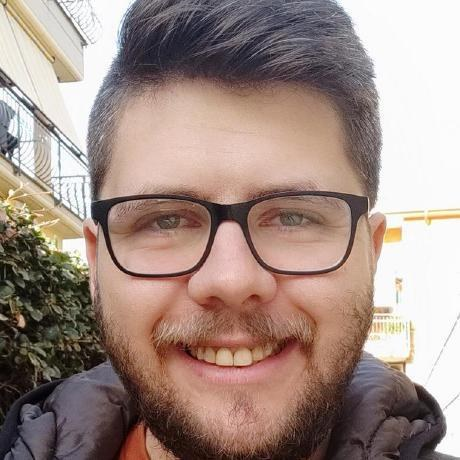
#> input picture assets/images/profile.jpg, 460 x 460 px
$ python -i make_og_image.py   (imports and definitions only)
#> lines starting #> are read from the running program, lines starting #| are printed output that depends on the picture; after the words box and inside, x2 and y2 are one past the last pixel; in counts of white or black regions, pixels touching at a corner belong together
#> in make_og_image, `image = Image.new("RGB", SIZE, BACKGROUND)`: image: PIL image 1200x630 RGB; every value is 255
#> in make_og_image, photo is the input picture: PIL image 460x460 RGB; mean R, G, B 161.2, 140.9, 132.8
# /// script
# requires-python = ">=3.10"
# dependencies = ["pillow>=10.1"]
# ///
"""Create the social preview image (Open Graph) from the profile photo.

The image is what LinkedIn, WhatsApp, Slack and others show when someone shares a link to the site:
the round profile photo next to the name and headline, in the colours of the light theme.

Usage (run again whenever the photo or the headline changes):
    uv run tools/make_og_image.py
"""

from __future__ import annotations

import argparse
from pathlib import Path

from PIL import Image, ImageDraw, ImageFont

ROOT = Path(__file__).resolve().parent.parent
PHOTO = ROOT / "assets" / "images" / "profile.jpg"
OUTPUT = ROOT / "assets" / "images" / "og-image.png"

SIZE = (1200, 630)  # recommended Open Graph size
ACCENT = "#006b3f"  # $site-accent of the light theme (assets/css/main.scss)
BACKGROUND = "#ffffff"
TEXT = "#222831"
MUTED = "#5a6270"

BAR_HEIGHT = 36  # accent strip along the top, like the site header
PHOTO_DIAMETER = 340
PHOTO_RING = 8
PHOTO_LEFT = 90
TEXT_LEFT = PHOTO_LEFT + PHOTO_DIAMETER + 70
TEXT_RIGHT_MARGIN = 60

NAME = "Claudiu Daniel Hromei"
HEADLINE = "Senior AI Scientist · AI Researcher"
TOPICS = "NLP · Large Language Models · Agentic AI"
ADDRESS = "claudiuhromei.github.io"

# First font found is used; Pillow's built-in font is the last resort (e.g. on a bare CI runner).
FONTS = {
    True: ["segoeuib.ttf", "C:/Windows/Fonts/segoeuib.ttf", "DejaVuSans-Bold.ttf",
           "/usr/share/fonts/truetype/dejavu/DejaVuSans-Bold.ttf"],
    False: ["segoeui.ttf", "C:/Windows/Fonts/segoeui.ttf", "DejaVuSans.ttf",
            "/usr/share/fonts/truetype/dejavu/DejaVuSans.ttf"],
}


def font(size: int, bold: bool = False) -> ImageFont.FreeTypeFont:
    for candidate in FONTS[bold]:
        try:
            return ImageFont.truetype(candidate, size)
        except OSError:
            continue
    return ImageFont.load_default(size)


def fitting_font(draw: ImageDraw.ImageDraw, text: str, size: int, width: int, bold: bool = False):
    """Largest font up to `size` whose rendering of `text` fits in `width` pixels."""
    while size > 10:
        candidate = font(size, bold)
        if draw.textlength(text, font=candidate) <= width:
            return candidate
        size -= 2
    return font(size, bold)


def round_photo(photo: Image.Image, diameter: int) -> Image.Image:
    """The photo cropped to a centred square and masked to a smooth circle."""
#> called with diameter = 340
    side = min(photo.size)
#> side = 460
    left, top = (photo.width - side) // 2, (photo.height - side) // 2
#> left = 0; top = 0
    square = photo.convert("RGB").crop((left, top, left + side, top + side)).resize((diameter, diameter), Image.LANCZOS)
    mask = Image.new("L", (diameter * 4, diameter * 4), 0)  # drawn large, then scaled down: anti-aliased edge
#> mask: PIL image 1360x1360 L; every value is 0
    ImageDraw.Draw(mask).ellipse((0, 0, diameter * 4 - 1, diameter * 4 - 1), fill=255)
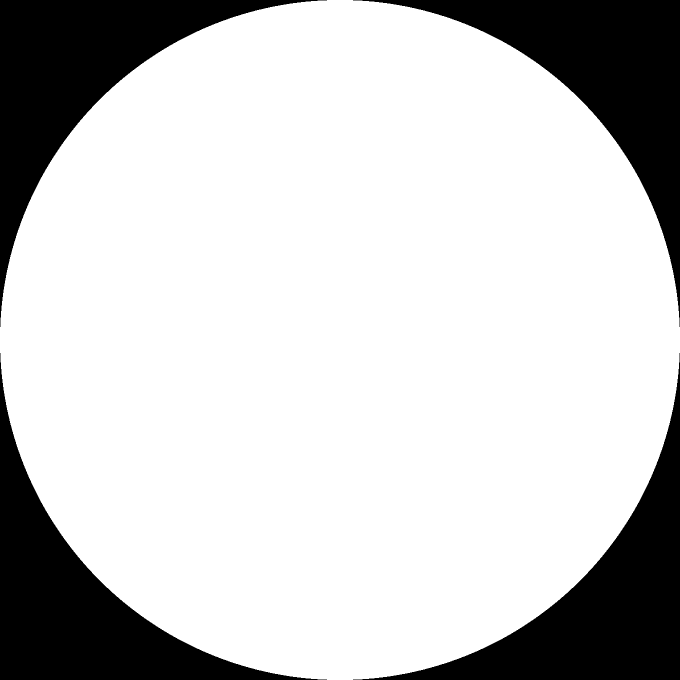
#> mask: PIL image 1360x1360 L (shown at 1/2 size); 78.5% white; 4 black regions, box (x1, y1, x2, y2) and area: (0, 0, 654, 654) 99291, (706, 0, 1360, 654) 99291, (0, 706, 654, 1360) 99291, (706, 706, 1360, 1360) 99291
    square.putalpha(mask.resize((diameter, diameter), Image.LANCZOS))
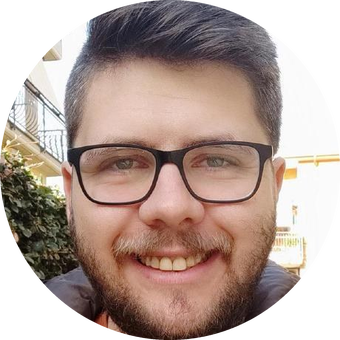
#> square: PIL image 340x340 RGBA; mean R, G, B, A 161.2, 140.9, 132.8, 200.2; transparent parts drawn white
    return square


def make_og_image(photo_path: Path, output: Path) -> Image.Image:
    image = Image.new("RGB", SIZE, BACKGROUND)
    draw = ImageDraw.Draw(image)
    draw.rectangle((0, 0, SIZE[0], BAR_HEIGHT - 1), fill=ACCENT)

    middle = BAR_HEIGHT + (SIZE[1] - BAR_HEIGHT) // 2
    ring = PHOTO_DIAMETER + 2 * PHOTO_RING
    ring_top = middle - ring // 2
    draw.ellipse((PHOTO_LEFT - PHOTO_RING, ring_top, PHOTO_LEFT - PHOTO_RING + ring - 1, ring_top + ring - 1), fill=ACCENT)
    with Image.open(photo_path) as photo:
        circle = round_photo(photo, PHOTO_DIAMETER)
    image.paste(circle, (PHOTO_LEFT, ring_top + PHOTO_RING), circle)
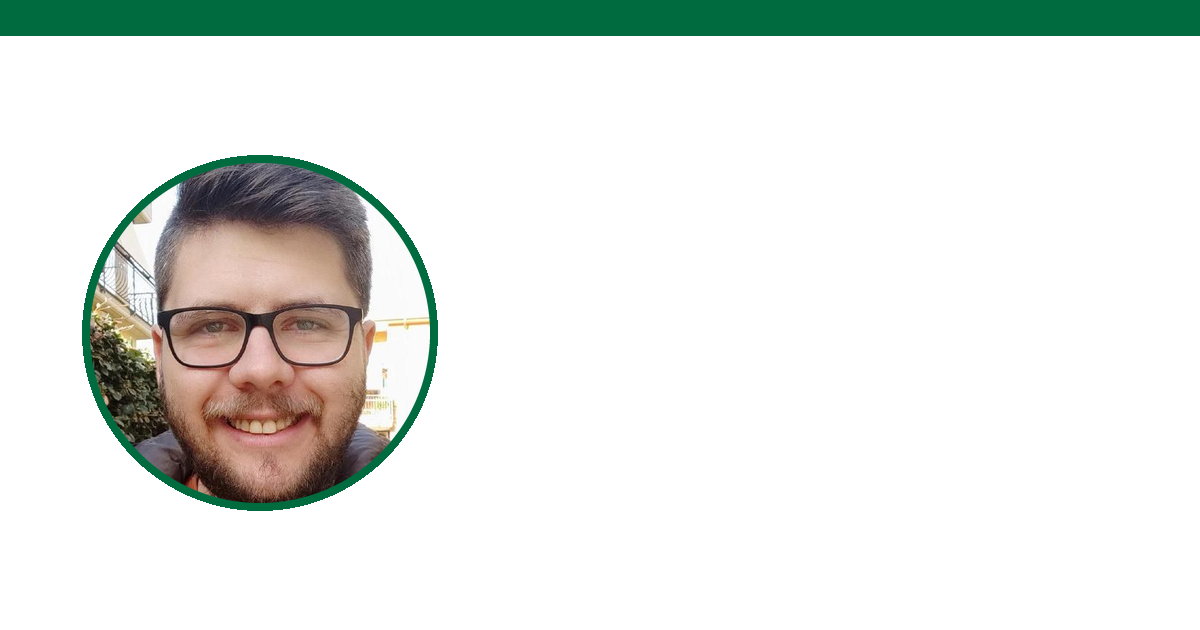
#> image: PIL image 1200x630 RGB; mean R, G, B 226.2, 230.6, 226.4

    width = SIZE[0] - TEXT_LEFT - TEXT_RIGHT_MARGIN
    lines = [
        (NAME, fitting_font(draw, NAME, 64, width, bold=True), TEXT, 30),
        (HEADLINE, fitting_font(draw, HEADLINE, 36, width, bold=True), ACCENT, 22),
        (TOPICS, fitting_font(draw, TOPICS, 28, width), MUTED, 0),
    ]
    heights = [draw.textbbox((0, 0), text, font=face)[3] for text, face, _, _ in lines]
#> heights = [53, 34, 32]
    y = middle - (sum(heights) + sum(gap for *_, gap in lines)) // 2 - 20
#> y = 228
    for (text, face, colour, gap), height in zip(lines, heights):
        draw.text((TEXT_LEFT, y), text, font=face, fill=colour)
        y += height + gap
#> this loop made 3 passes
#> (text, colour, gap, height, y) on passes 1 to 3: ('Claudiu Daniel Hromei', '#222831', 30, 53, 311), ('Senior AI Scientist · AI Researcher', '#006b3f', 22, 34, 367), ('NLP · Large Language Models · Agentic AI', '#5a6270', 0, 32, 399)
#> after the loop, y = 399
    draw.text((TEXT_LEFT, SIZE[1] - 80), ADDRESS, font=font(26), fill=MUTED)

#> (the run stopped early here; a loop or call above may not have finished)
